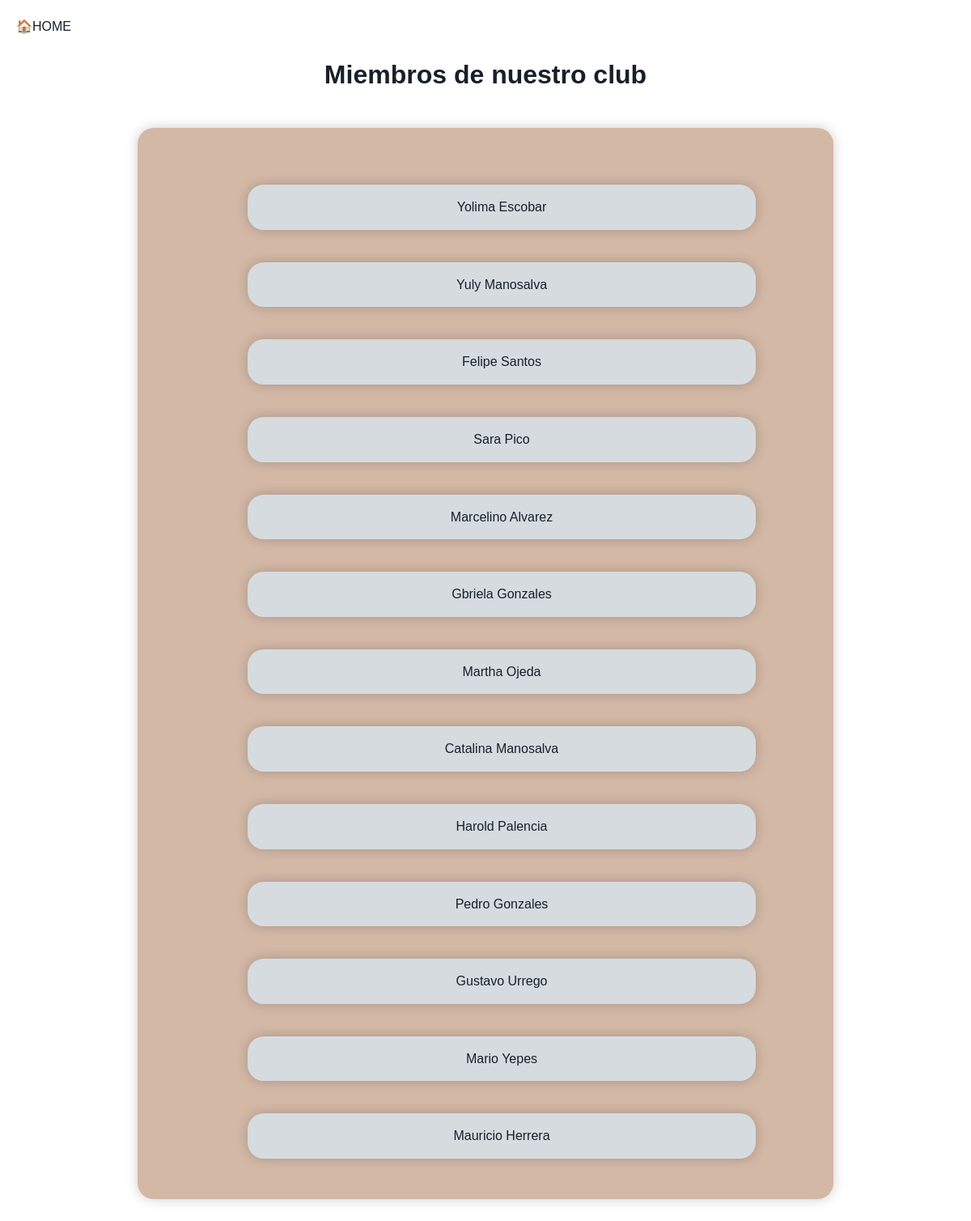
The page /members/ on the database its author committed.
### members/models.py (models this page shows)
class Member(models.Model):
  firstname = models.CharField(max_length=255)
  lastname = models.CharField(max_length=255)
  phone = models.CharField(null=True)
  joined_date = models.DateField(null=True)
  gender = models.DateField(max_length=500, null = True)
  birthay = models.DateField(null=True)
  email = models.EmailField(max_length=255, null=True)

### members/views.py (the view)
# urls.py: path('members/', views.members, name='members'),
def members(request):
  mymembers = Member.objects.all().values()
  template = loader.get_template('all_members.html')
  context = {
    'mymembers': mymembers,
  }
  return HttpResponse(template.render(context, request))

### members/templates/all_members.html (shortened to what this page needs)
{% extends "master.html" %}
{% block content %}
  <p><a href="/">🏠HOME</a></p>
  <h1>Miembros de nuestro club</h1>
  <div>
    <ul>
      {% for x in mymembers %}
        <div class="nombres"><li><a href="details/{{ x.id }}">{{ x.firstname }} {{ x.lastname }}</a></li></div>
      {% endfor %}
    </ul>
  </div>
{% endblock %}

### members/templates/master.html (style rules this page uses)
body { font-family: Arial, sans-serif; line-height: 1.6; margin: 20px; background-image: url("https://ballrescuer.com/cdn/shop/articles/cuidar_las_bolas_de_tenis.jpg?v=1676279566&width=1100"); background-size: cover; background-repeat: no-repeat; }
p { color: #17202a; }
h1, h2, h3 { color:#17202a; text-align: center; }
div { background-color: #80350059; margin: 40px auto; padding: 30px; border-radius: 20px; width: 80%; max-width: 800px; box-shadow: 0 0 15px rgba(0, 0, 0, 0.2); }
li { margin: 5px 0; text-align: center; list-style-type: none; }
a { color: #17202a; text-decoration: none; }
.nombres { background-color: #d6dbdf; margin-bottom: 20px; padding: 10px; font-weight: 10px; }

### rows shown on the page
Member: firstname "Yolima", lastname "Escobar"
Member: firstname "Yuly", lastname "Manosalva"
Member: firstname "Felipe", lastname "Santos"
Member: firstname "Sara", lastname "Pico"
Member: firstname "Marcelino", lastname "Alvarez"
Member: firstname "Gbriela", lastname "Gonzales"
Member: firstname "Martha", lastname "Ojeda"
Member: firstname "Catalina", lastname "Manosalva"
Member: firstname "Harold", lastname "Palencia"
Member: firstname "Pedro", lastname "Gonzales"
Member: firstname "Gustavo", lastname "Urrego"
Member: firstname "Mario", lastname "Yepes"
Member: firstname "Mauricio", lastname "Herrera"
